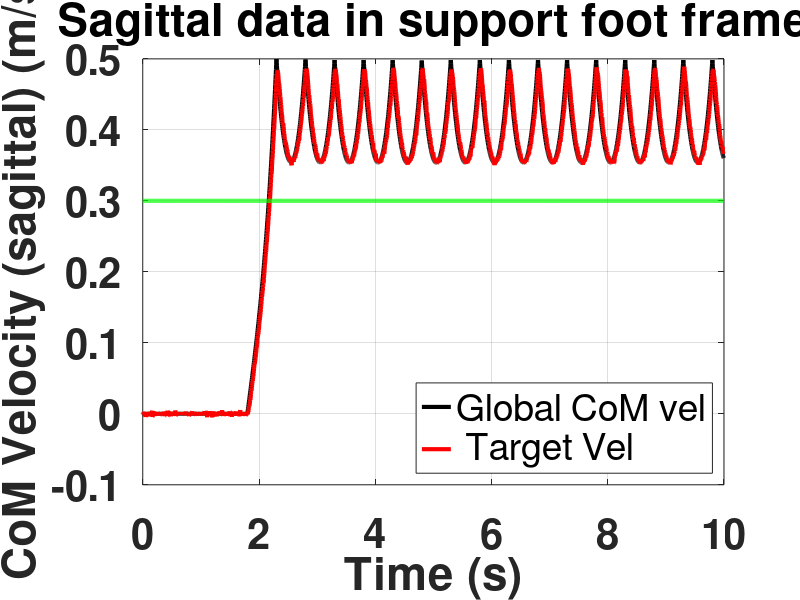

This chart was generated by the following MATLAB code:
clear;
clc;
close all;
load LateralGait.txt;

time = LateralGait(:,1);
xcom = LateralGait(:,2);
dxcom = LateralGait(:,3);
ddxcom = LateralGait(:,4);
xcop = LateralGait(:,5);

xcom_e_f = LateralGait(:,6);
dxcom_e_f = LateralGait(:,7);
xcop_e_f= LateralGait(:,8);
xcapture2_e_f_predict = LateralGait(:,9);
xcapture2_e_f_observe = LateralGait(:,10);

fp_wrt_com = LateralGait(:,11);
com_wrt_stance_foot = LateralGait(:,12);

coeff_v0 = LateralGait(:,13);
coeff_vd = LateralGait(:,14);
coeff_com_offset= LateralGait(:,15);

%%
%{
result(1) = figure('name','online gain adpation for bipedal walking','units','normalized','outerposition',[0 0 1 1]);

% subplot(2,1,1)
plot(time,coeff_v0,'g--','LineWidth',3);
hold on; grid on;
title('online gain adpation for bipedal walking','FontSize',30);
plot(time,coeff_vd,'b-','LineWidth',3);
 plot(time, coeff_com_offset,'r-.','LineWidth',3);

xlabel('Time (s)','FontSize',30);
ylabel('Coefficients (Sagittal)','FontSize',30);
% legend('Offset coefficient','CoM Pos coefficient',' CoM Vel coefficient','location','southeast')
set(gca,'fontsize',30,'FontWeight','bold');
% legend({'Current Velocity coeff','Desired Velocity coeff'},'FontSize',30,'Location','northwest')
legend({'Desired Velocity coeff','Current Velocity coeff','CoM offset'},'FontSize',30,'Location','northwest')

% saveimages_name =sprintf('%s/online_gain_adpation_for_bipedal_walking',saveimages_dir);
% saveas(result(1),saveimages_name);  
%  print(result(1),saveimages_name,'-dpng','-r300');
% print(result(1),saveimages_name,'-dpdf','-r0');
%}
%% plot result -  CoM vel and desired vel(Sagittal)
result(2)=figure('name','Validation of online estimation method (Sagittal vel)','units','normalized','outerposition',[0 0 1 1]);

plot(time,dxcom,'k','LineWidth',3);
hold on; grid on;
plot(time,dxcom_e_f,'r','LineWidth',3);
title('Sagittal data in support foot frame','FontSize',25);
target_vel= ones(size(dxcom,1),1)*0.3;
plot(time,target_vel,'g','LineWidth',3);
% Reference of Global COM pos
% plot(time, com_ref_x,'g--');

xlabel('Time (s)','FontSize',25);
ylabel('CoM Velocity (sagittal) (m/s)','FontSize',30);
legend({'Global CoM vel',' Target Vel'},'FontSize',30,'Location','southeast')
set(gca,'fontsize',30,'FontWeight','bold');
% saveas(result(3),'result/images/Validation of online estimation method (Local Sagittal).png');  
% saveimages_name =sprintf('%s/Validation of online estimation method (Vel Sagittal)',saveimages_dir);
% saveas(result(3),saveimages_name); 
% print(result(2),saveimages_name,'-dpng','-r300');

%%
%{
figure;
plot(time,fp_wrt_com);
%%
figure;
plot(time,com_wrt_stance_foot);
result(3)=figure('name','Validation of online estimation method (Sagittal vel)','units','normalized','outerposition',[0 0 1 1]);

plot(time,xcom,'k','LineWidth',3);
hold on; grid on;
plot(time,xcom_e_f,'r','LineWidth',3);
title('Sagittal data in support foot frame','FontSize',25);
target_vel= ones(size(dxcom,1),1)*0.5;
% plot(time,target_vel,'g','LineWidth',3);
% Reference of Global COM pos
% plot(time, com_ref_x,'g--');

xlabel('Time (s)','FontSize',25);
ylabel('CoM Velocity (sagittal) (m/s)','FontSize',30);
legend({'Global CoM vel',' Target Vel'},'FontSize',30,'Location','southeast')
set(gca,'fontsize',30,'FontWeight','bold');
% saveas(result(3),'result/images/Validation of online estimation method (Local Sagittal).png');  
% saveimages_name =sprintf('%s/Validation of online estimation method (Vel Sagittal)',saveimages_dir);
% saveas(result(3),saveimages_name); 
% print(result(2),saveimages_name,'-dpng','-r300');
%}
%{
figure;
% return;
% f2=figure(2);set(f2,'name','PredictFP VS PredictTime + dyCOM vs t','numbertitle','off')
subplot(2,2,1);
% clf;
hold on; grid on;
plot(time, dycom);
plot(PredictTime, PredictVel,'ro');
xlabel('PredictTime [s]');
ylabel('PredictFP [m]');
% set(f2,'name','PredictFP VS PredictTime + dyCOM vs t','numbertitle','off')



% f3=figure(3);set(f3,'name','PredictFP  VS PredictTime','numbertitle','off')

subplot(2,2,2);
% clf;
hold on; grid on;
% plot(time, dycom);
plot(PredictTime, PredictFP);
% plot(time, PredictVel,'ro');
plot(PredictTime, PredictFP,'ro');
xlabel('PredictTime [s]');
ylabel('PredictFP [m]');

% return;
% f4=figure(4); set(f4,'name','dyCOM VS t','numbertitle','off')
subplot(2,2,3);
% clf;
hold on; grid on;
plot(time, dycom);
xlabel('Time [s]');
ylabel('dycom [m]');


% f5=figure(5); 
% figure;
% clf;
subplot(2,2,4);
hold on; grid on;
plot(time, dis_ddy);
% set(f5,'name','dis_ddy VS t','numbertitle','off')
title('dis_ddy VS t')

%}
